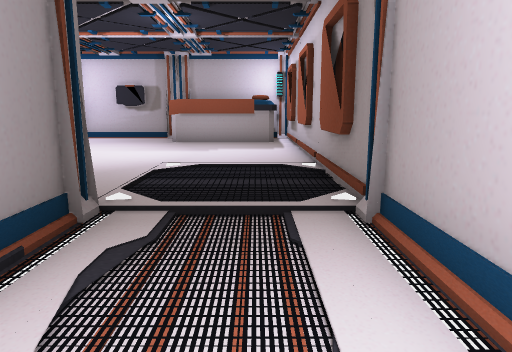
[1] (above)

12 first-person views from a walk through a 3-D level made in the Unity game engine. The camera is 1.3 m above the floor, tilts 10° down and sees 70° across. The floor is counted in squares, 1 m on a side. Each view is taken from the middle of a square. On the plan, view 1 faces up. The plan holds only what a view shows up to about 15 squares ahead; the rest is blank. The place goes on beyond the plan.

[2]
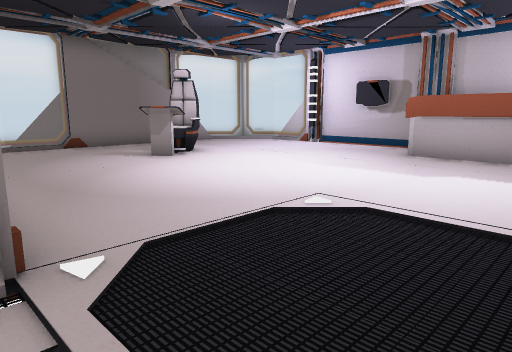

[3]
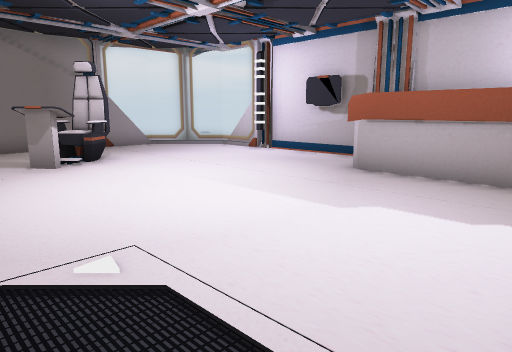

[4]
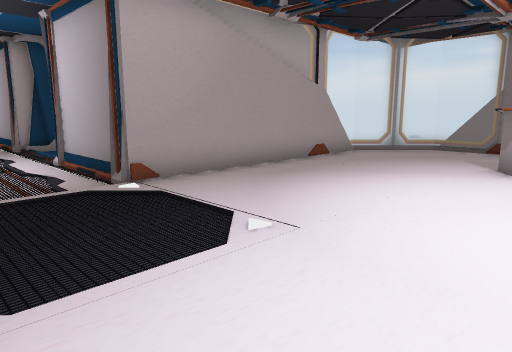

[5]
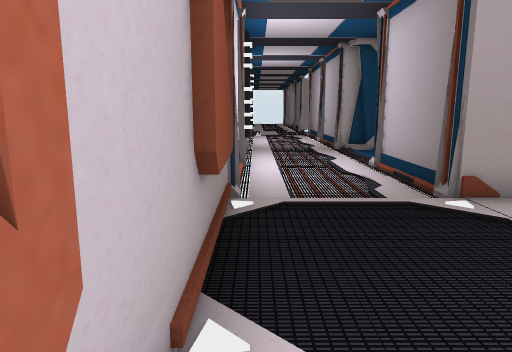

[6]
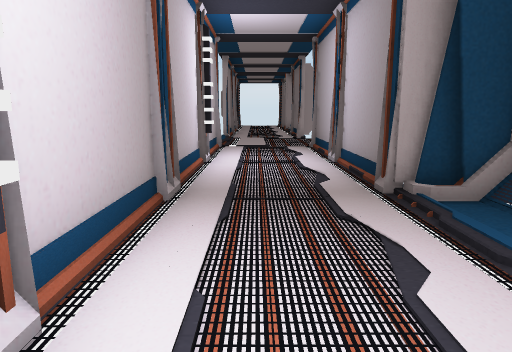

[7]
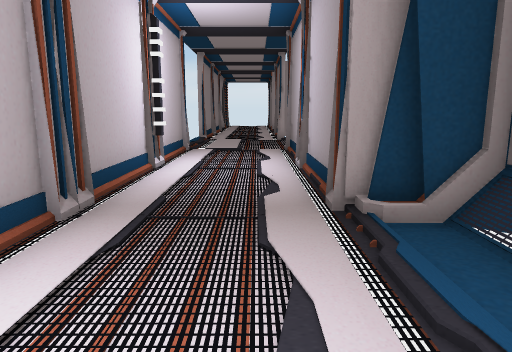

[8]
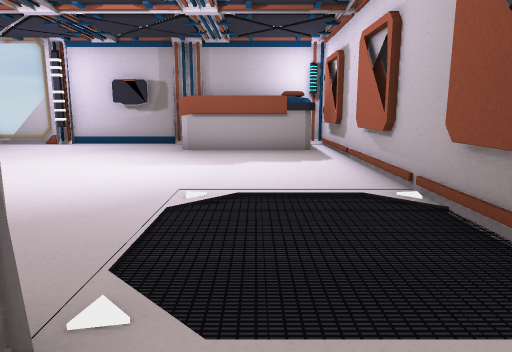

[9]
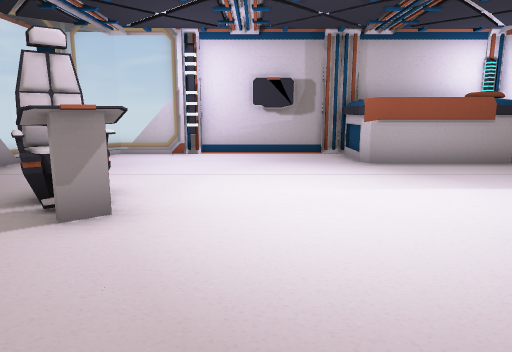

[10]
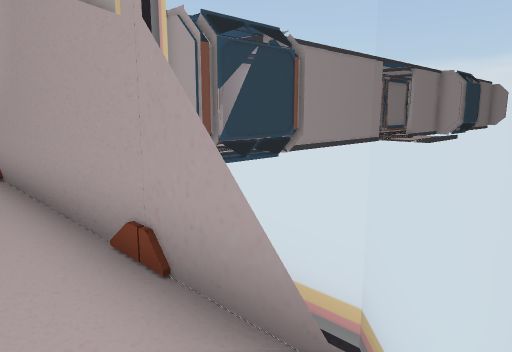

[11]
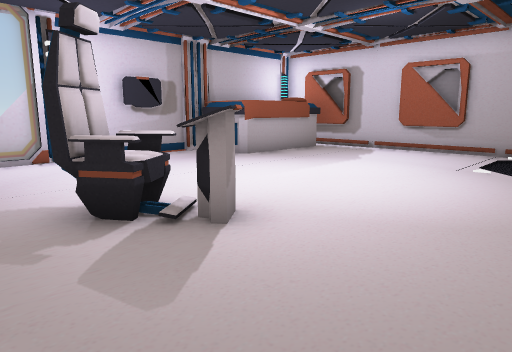

[12]
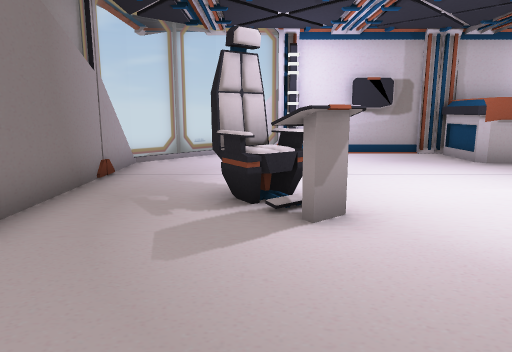

### Floor plan
Key: @ floor where view 1 was taken; # wall or solid block; . main floor; : floor 0.25 m higher than the main floor; = window, fence, low wall or low ledge; B bed; C console; O other object.
Columns run from 12 left of view 1 to 2 right of it. Each row starts with its distance up from view 1.
 17  ##########  ##
 16 .=..#....B   B#
 15 =........B   ##
 14 =........BBBB.#
 13 =.............#
 12 #.............#
 11 #..O..........#
 10 #..CC.........#
  9 =...C.........#
  8 =.............#
  7 =.............#
  6 =.............#
  5  =........:...#
  4  #========#...#
  3           #...#
  2           #...#
  1         ###...#
  0         ##..@.#
 -1         =.....#
 -2         =.....#
 -3         ##....#
 -4          ##...#
 -5           #...#
 -6           #...#
 -7           #...#
 -8           #...#
 -9           #...#
-10           #...#
-11           #...#

Where each view was taken, in squares from view 1:
view 1: 0 up, 0 right, facing up
view 2: 4 up, 1 right, facing up-left
view 3: 7 up, 1 right, facing up-left
view 4: 11 up, 1 right, facing down-left
view 5: 10 up, 1 right, facing down
view 6: 2 up, 0 right, facing down
view 7: 1 up, 1 left, facing down
view 8: 3 up, 1 left, facing up
view 9: 5 up, 6 left, facing up
view 10: 6 up, 11 left, facing down-right
view 11: 6 up, 11 left, facing up-right
view 12: 5 up, 9 left, facing up
